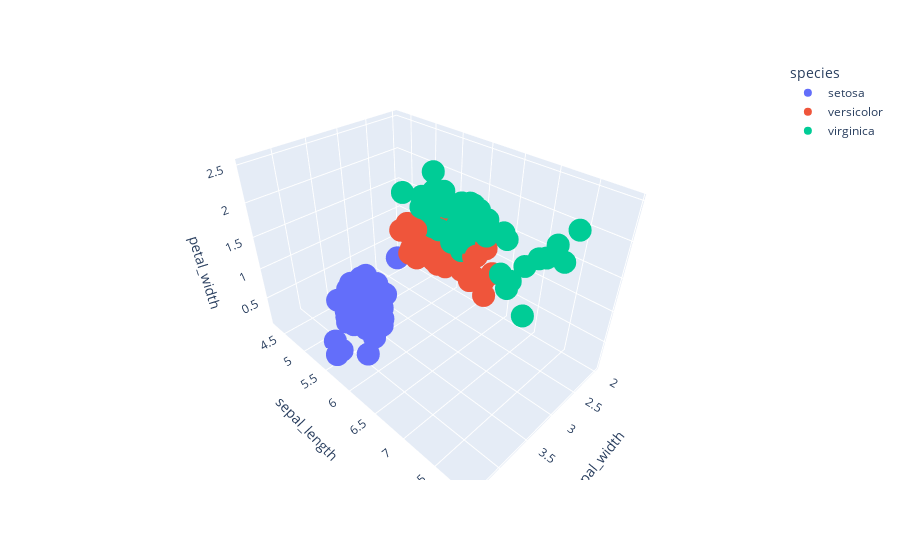

The code cell stored with this chart in its notebook:
### Code cell
# 8 scatter 3d plot

fig8 = px.scatter_3d(df, x='sepal_width', y='sepal_length', z='petal_width', color='species')
fig8.show()
# save the plot
fig8.write_html("./output/fig8.html")

### Figure 1 — Plotly figure (JSON) as saved in the notebook; plotly's stock layout.template omitted (floating-point values rounded to 4 significant figures)
{"data": [{"hovertemplate": "species=setosa<br>sepal_width=%{x}<br>sepal_length=%{y}<br>petal_width=%{z}<extra></extra>", "legendgroup": "setosa", "marker": {"color": "#636efa", "symbol": "circle"}, "mode": "markers", "name": "setosa", "scene": "scene", "showlegend": true, "type": "scatter3d", "x": [3.5, 3, 3.2, 3.1, 3.6, 3.9, 3.4, 3.4, 2.9, 3.1, 3.7, 3.4, 3, 3, 4, 4.4, 3.9, 3.5, 3.8, 3.8, 3.4, 3.7, 3.6, 3.3, 3.4, 3, 3.4, 3.5, 3.4, 3.2, 3.1, 3.4, 4.1, 4.2, 3.1, 3.2, 3.5, 3.6, 3, 3.4, 3.5, 2.3, 3.2, 3.5, 3.8, 3, 3.8, 3.2, 3.7, 3.3], "y": [5.1, 4.9, 4.7, 4.6, 5, 5.4, 4.6, 5, 4.4, 4.9, 5.4, 4.8, 4.8, 4.3, 5.8, 5.7, 5.4, 5.1, 5.7, 5.1, 5.4, 5.1, 4.6, 5.1, 4.8, 5, 5, 5.2, 5.2, 4.7, 4.8, 5.4, 5.2, 5.5, 4.9, 5, 5.5, 4.9, 4.4, 5.1, 5, 4.5, 4.4, 5, 5.1, 4.8, 5.1, 4.6, 5.3, 5], "z": [0.2, 0.2, 0.2, 0.2, 0.2, 0.4, 0.3, 0.2, 0.2, 0.1, 0.2, 0.2, 0.1, 0.1, 0.2, 0.4, 0.4, 0.3, 0.3, 0.3, 0.2, 0.4, 0.2, 0.5, 0.2, 0.2, 0.4, 0.2, 0.2, 0.2, 0.2, 0.4, 0.1, 0.2, 0.2, 0.2, 0.2, 0.1, 0.2, 0.2, 0.3, 0.3, 0.2, 0.6, 0.4, 0.3, 0.2, 0.2, 0.2, 0.2]}, {"hovertemplate": "species=versicolor<br>sepal_width=%{x}<br>sepal_length=%{y}<br>petal_width=%{z}<extra></extra>", "legendgroup": "versicolor", "marker": {"color": "#EF553B", "symbol": "circle"}, "mode": "markers", "name": "versicolor", "scene": "scene", "showlegend": true, "type": "scatter3d", "x": [3.2, 3.2, 3.1, 2.3, 2.8, 2.8, 3.3, 2.4, 2.9, 2.7, 2, 3, 2.2, 2.9, 2.9, 3.1, 3, 2.7, 2.2, 2.5, 3.2, 2.8, 2.5, 2.8, 2.9, 3, 2.8, 3, 2.9, 2.6, 2.4, 2.4, 2.7, 2.7, 3, 3.4, 3.1, 2.3, 3, 2.5, 2.6, 3, 2.6, 2.3, 2.7, 3, 2.9, 2.9, 2.5, 2.8], "y": [7, 6.4, 6.9, 5.5, 6.5, 5.7, 6.3, 4.9, 6.6, 5.2, 5, 5.9, 6, 6.1, 5.6, 6.7, 5.6, 5.8, 6.2, 5.6, 5.9, 6.1, 6.3, 6.1, 6.4, 6.6, 6.8, 6.7, 6, 5.7, 5.5, 5.5, 5.8, 6, 5.4, 6, 6.7, 6.3, 5.6, 5.5, 5.5, 6.1, 5.8, 5, 5.6, 5.7, 5.7, 6.2, 5.1, 5.7], "z": [1.4, 1.5, 1.5, 1.3, 1.5, 1.3, 1.6, 1, 1.3, 1.4, 1, 1.5, 1, 1.4, 1.3, 1.4, 1.5, 1, 1.5, 1.1, 1.8, 1.3, 1.5, 1.2, 1.3, 1.4, 1.4, 1.7, 1.5, 1, 1.1, 1, 1.2, 1.6, 1.5, 1.6, 1.5, 1.3, 1.3, 1.3, 1.2, 1.4, 1.2, 1, 1.3, 1.2, 1.3, 1.3, 1.1, 1.3]}, {"hovertemplate": "species=virginica<br>sepal_width=%{x}<br>sepal_length=%{y}<br>petal_width=%{z}<extra></extra>", "legendgroup": "virginica", "marker": {"color": "#00cc96", "symbol": "circle"}, "mode": "markers", "name": "virginica", "scene": "scene", "showlegend": true, "type": "scatter3d", "x": [3.3, 2.7, 3, 2.9, 3, 3, 2.5, 2.9, 2.5, 3.6, 3.2, 2.7, 3, 2.5, 2.8, 3.2, 3, 3.8, 2.6, 2.2, 3.2, 2.8, 2.8, 2.7, 3.3, 3.2, 2.8, 3, 2.8, 3, 2.8, 3.8, 2.8, 2.8, 2.6, 3, 3.4, 3.1, 3, 3.1, 3.1, 3.1, 2.7, 3.2, 3.3, 3, 2.5, 3, 3.4, 3], "y": [6.3, 5.8, 7.1, 6.3, 6.5, 7.6, 4.9, 7.3, 6.7, 7.2, 6.5, 6.4, 6.8, 5.7, 5.8, 6.4, 6.5, 7.7, 7.7, 6, 6.9, 5.6, 7.7, 6.3, 6.7, 7.2, 6.2, 6.1, 6.4, 7.2, 7.4, 7.9, 6.4, 6.3, 6.1, 7.7, 6.3, 6.4, 6, 6.9, 6.7, 6.9, 5.8, 6.8, 6.7, 6.7, 6.3, 6.5, 6.2, 5.9], "z": [2.5, 1.9, 2.1, 1.8, 2.2, 2.1, 1.7, 1.8, 1.8, 2.5, 2, 1.9, 2.1, 2, 2.4, 2.3, 1.8, 2.2, 2.3, 1.5, 2.3, 2, 2, 1.8, 2.1, 1.8, 1.8, 1.8, 2.1, 1.6, 1.9, 2, 2.2, 1.5, 1.4, 2.3, 2.4, 1.8, 1.8, 2.1, 2.4, 2.3, 1.9, 2.3, 2.5, 2.3, 1.9, 2, 2.3, 1.8]}], "layout": {"legend": {"title": {"text": "species"}, "tracegroupgap": 0}, "margin": {"t": 60}, "scene": {"domain": {"x": [0, 1], "y": [0, 1]}, "xaxis": {"title": {"text": "sepal_width"}}, "yaxis": {"title": {"text": "sepal_length"}}, "zaxis": {"title": {"text": "petal_width"}}}}}
